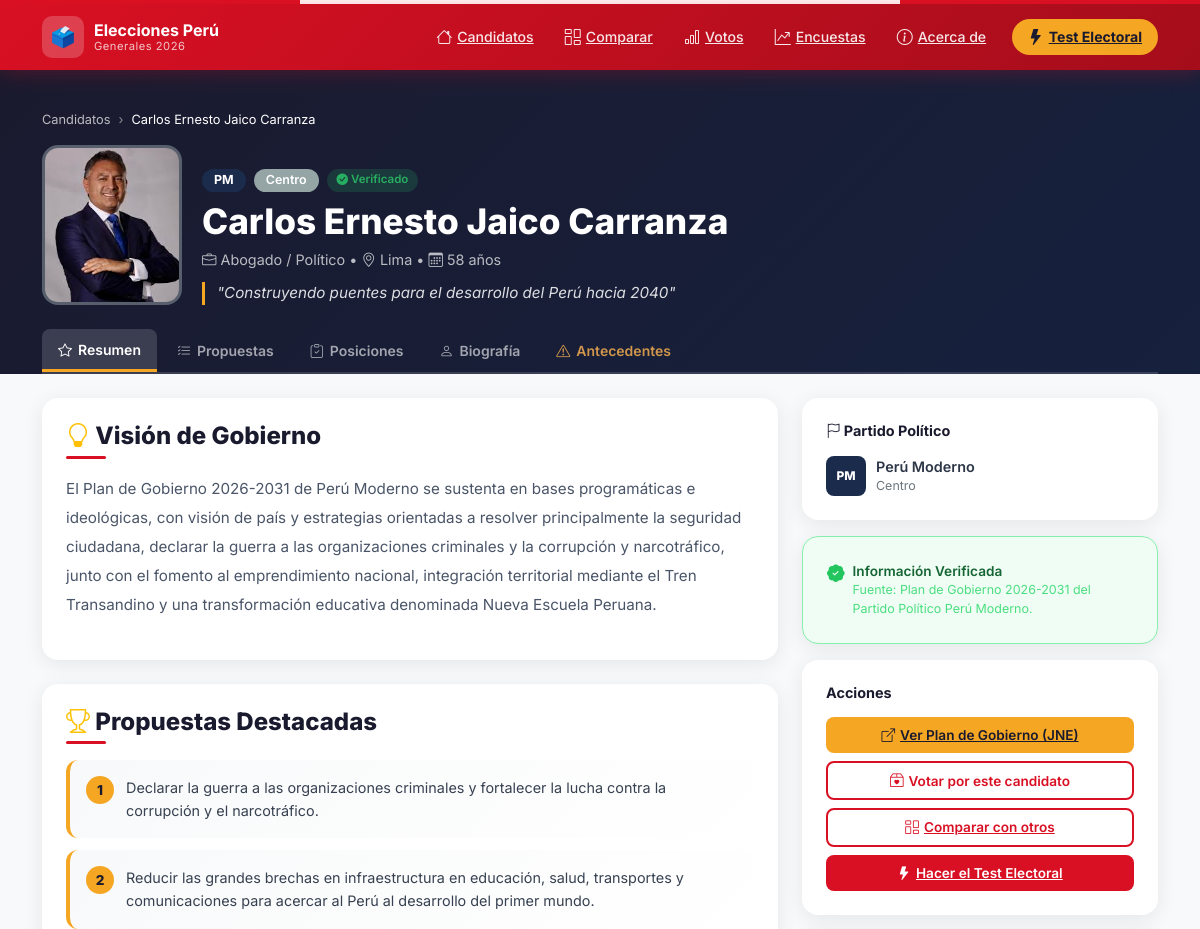
Before: /candidato/carlos-ernesto-jaico-carranza/ (upper part) with the older database file.
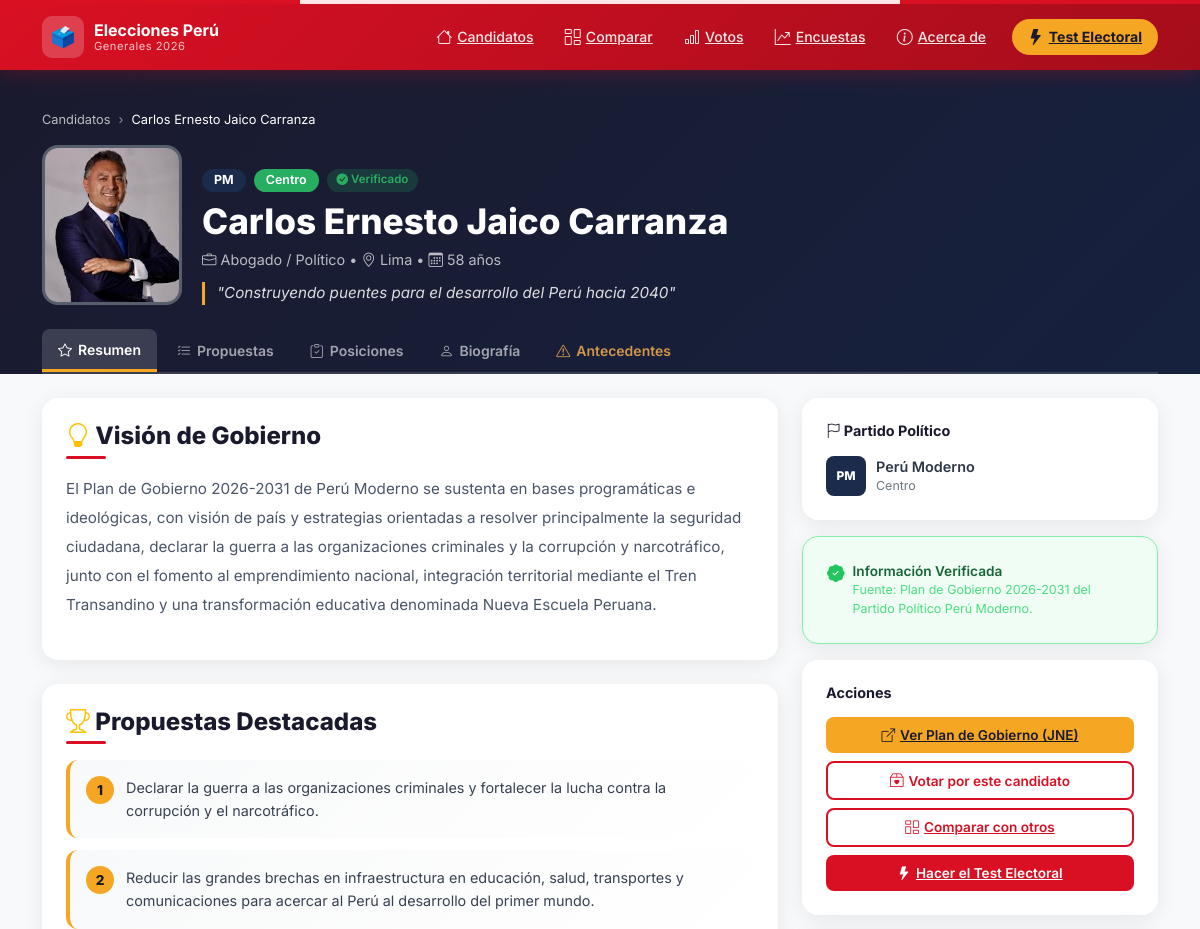
After: the same page with the newer database file.
### candidatos/models.py (models this page shows, shortened)
class Candidato(models.Model):
    POSICION_CHOICES = [
        ('izquierda', 'Izquierda'),
        ('centro_izquierda', 'Centro-Izquierda'),
        ('centro', 'Centro'),
        ('centro_derecha', 'Centro-Derecha'),
        ('derecha', 'Derecha'),
    ]
    nombre = models.CharField(max_length=200)
    slug = models.SlugField(max_length=200, unique=True, blank=True)
    partido = models.ForeignKey(Partido, on_delete=models.CASCADE, related_name='candidatos')
    foto = models.ImageField(upload_to='candidatos/', blank=True, null=True)
    foto_url = models.URLField(blank=True, help_text='URL de foto si no hay archivo subido')
    edad = models.IntegerField()
    region = models.CharField(max_length=100)
    profesion = models.CharField(max_length=200)
    posicion_politica = models.CharField(max_length=20, choices=POSICION_CHOICES, default='centro')
    posicion_politica_detalle = models.CharField(max_length=200, blank=True, help_text='Descripción detallada de la posición política')
    biografia = models.TextField()
    experiencia = models.TextField()
    antecedentes = models.TextField(blank=True, default='', help_text='Antecedentes legales o judiciales conocidos')
    lema = models.CharField(max_length=300, blank=True)
    es_destacado = models.BooleanField(default=False)
    link_plan_gobierno = models.URLField(blank=True, help_text='Link al PDF del plan de gobierno en JNE')
    resumen_propuestas = models.TextField(blank=True, help_text='Resumen general de las propuestas')
    propuestas_destacadas = models.JSONField(default=list, blank=True, help_text='Lista de propuestas destacadas')
    posicionamiento_issues = models.JSONField(default=dict, blank=True, help_text='Posición en temas clave como Asamblea Constituyente, Privatización, etc.')
    score_economia = models.IntegerField(default=5, help_text='1=Estado, 10=Libre mercado')
    score_seguridad = models.IntegerField(default=5, help_text='1=Derechos, 10=Mano dura')
    score_medio_ambiente = models.IntegerField(default=5, help_text='1=Conservador, 10=Progresista')
    score_educacion = models.IntegerField(default=5, help_text='1=Pública, 10=Privada')
    score_salud = models.IntegerField(default=5, help_text='1=Universal, 10=Privada')
    score_corrupcion = models.IntegerField(default=5, help_text='1=Investigado/StatusQuo, 10=AnticorrupcionRadical')
    score_descentralizacion = models.IntegerField(default=5, help_text='1=Centralista, 10=Federalista/Regionalista')
    ultima_actualizacion = models.DateField(auto_now=True)
    fuente_datos = models.CharField(max_length=200, default='Plan de Gobierno JNE 2026')
    verificado = models.BooleanField(default=False)
    orden = models.IntegerField(default=0)
    class Meta:
        verbose_name = 'Candidato'
        verbose_name_plural = 'Candidatos'
        ordering = ['orden', 'nombre']
    def get_foto(self):
        if self.foto:
            return self.foto.url
        if self.foto_url:
            return self.foto_url
        return None
    def posicion_label(self):
        return dict(self.POSICION_CHOICES).get(self.posicion_politica, '')
    def posicion_color(self):
        colors = {
            'izquierda': '#e74c3c',
            'centro_izquierda': '#e67e22',
            'centro': '#27ae60',
            'centro_derecha': '#2980b9',
            'derecha': '#8e44ad',
        }
        return colors.get(self.posicion_politica, '#95a5a6')

class Partido(models.Model):
    nombre = models.CharField(max_length=200)
    siglas = models.CharField(max_length=20)
    color_primario = models.CharField(max_length=7, default='#CC0000')
    color_secundario = models.CharField(max_length=7, default='#FFFFFF')
    logo = models.ImageField(upload_to='partidos/', blank=True, null=True)
    ideologia = models.CharField(max_length=100, blank=True)
    class Meta:
        verbose_name = 'Partido'
        verbose_name_plural = 'Partidos'
        ordering = ['nombre']

### candidatos/views.py (the view)
# urls.py: path('candidato/<slug:slug>/', views.candidato_detail, name='candidato_detail'),
def candidato_detail(request, slug):
    candidato = get_object_or_404(Candidato.objects.select_related('partido'), slug=slug)
    propuestas = candidato.propuestas.all()
    propuestas_por_tema = {}
    for p in propuestas:
        tema = p.get_tema_display()
        if tema not in propuestas_por_tema:
            propuestas_por_tema[tema] = []
        propuestas_por_tema[tema].append(p)
    otros_candidatos = Candidato.objects.exclude(id=candidato.id).select_related('partido')[:4]
    context = {
        'candidato': candidato,
        'propuestas_por_tema': propuestas_por_tema,
        'otros_candidatos': otros_candidatos,
    }
    return render(request, 'candidatos/candidato_detail.html', context)

### candidatos/templates/candidatos/candidato_detail.html (shortened to what the changed rows need)
{% extends 'candidatos/base.html' %}
{% load static %}
{% block content %}
<section style="background:linear-gradient(135deg,var(--dark),#16213e);padding:2.5rem 0 0;color:white">
    <div class="container">
        <nav aria-label="breadcrumb" class="mb-3">
            <ol class="breadcrumb breadcrumb-custom">
                <li class="breadcrumb-item"><a href="{% url 'candidatos:home' %}">Candidatos</a></li>
                <li class="breadcrumb-item active">{{ candidato.nombre }}</li>
            </ol>
        </nav>
        <div class="d-flex align-items-end hero-candidate-row" style="gap:1.25rem;flex-wrap:wrap">
            <div class="flex-shrink-0">
                <div class="hero-candidate-photo"
                    style="width:140px;height:160px;border-radius:16px;overflow:hidden;border:3px solid rgba(255,255,255,0.2);background:#2d3748;flex-shrink:0">
                    {% if candidato.get_foto %}
                    <img src="{{ candidato.get_foto }}" alt="{{ candidato.nombre }}"
                        style="width:100%;height:100%;object-fit:cover;object-position:top">
                    {% else %}
                    <div
                        style="width:100%;height:100%;display:flex;align-items:center;justify-content:center;font-size:60px;color:#4a5568">
                        <i class="bi bi-person-circle"></i>
                    </div>
                    {% endif %}
                </div>
            </div>
            <div class="flex-grow-1">
                <div class="d-flex flex-wrap gap-2 mb-2">
                    <span
                        style="background:{{ candidato.partido.color_primario }};color:white;border-radius:20px;padding:2px 12px;font-size:0.78rem;font-weight:700">
                        {{ candidato.partido.siglas }}
                    </span>
                    <span
                        style="background:{{ candidato.posicion_color }};color:white;border-radius:20px;padding:2px 12px;font-size:0.78rem;font-weight:600">
                        {% if candidato.posicion_label %}
                        {{ candidato.posicion_label }}
                        {% else %}
                        {{ candidato.posicion_politica|default:"(no informado)" }}
                        {% endif %}
                    </span>
                    {% if candidato.verificado %}
                    <span
                        style="background:rgba(39,174,96,0.2);color:#27ae60;border-radius:20px;padding:2px 10px;font-size:0.72rem;font-weight:600">
                        <i class="bi bi-check-circle-fill"></i> Verificado
                    </span>
                    {% endif %}
                </div>
                <h1 class="hero-candidate-name"
                    style="font-size:clamp(1.35rem,3vw,2.2rem);font-weight:800;margin-bottom:0.4rem">{{ candidato.nombre }}</h1>
                <div style="color:rgba(255,255,255,0.7);font-size:0.9rem;margin-bottom:0.75rem">
                    <i class="bi bi-briefcase"></i> {{ candidato.profesion }} &bull;
                    <i class="bi bi-geo-alt"></i> {{ candidato.region }} &bull;
                    <i class="bi bi-calendar3"></i> {{ candidato.edad }} años
                </div>
                {% if candidato.lema %}
                <p
                    style="font-style:italic;color:rgba(255,255,255,0.85);font-size:0.95rem;border-left:3px solid var(--gold);padding-left:0.75rem;max-width:500px;margin-bottom:0">
                    "{{ candidato.lema }}"
                </p>
                {% endif %}
            </div>
        </div>
    </div>
</section>
<div class="container py-4">
    <div class="row g-4">
        <div class="col-lg-8">
            <div id="content-resumen" class="tab-content-pane">
                {% if candidato.resumen_propuestas %}
                <div class="card-white mb-4">
                    <h3 class="section-title mb-3">
                        <i class="bi bi-lightbulb text-warning"></i> Visión de Gobierno
                    </h3>
                    <p style="line-height:1.9;color:#4a5568;font-size:0.95rem">{{ candidato.resumen_propuestas }}</p>
                </div>
                {% endif %}
            </div>
        </div>
        <div class="col-lg-4">
            <div class="card-white mb-3">
                <div style="display:flex;align-items:center;gap:10px">
                    <div
                        style="width:40px;height:40px;border-radius:8px;background:{{ candidato.partido.color_primario }};display:flex;align-items:center;justify-content:center;color:white;font-weight:800;font-size:0.75rem;flex-shrink:0">
                        {{ candidato.partido.siglas|slice:":2" }}
                    </div>
                    <div>
                        <div style="font-weight:600;font-size:0.9rem">{{ candidato.partido.nombre }}</div>
                        {% if candidato.partido.ideologia %}
                        <div style="font-size:0.78rem;color:var(--text-muted-custom)">{{ candidato.partido.ideologia }}
                        </div>
                        {% endif %}
                    </div>
                </div>
            </div>
            {% if candidato.fuente_datos or candidato.verificado %}
            <div class="card-white mb-3" style="background:#f0fdf4;border:1px solid #86efac">
                <div class="d-flex align-items-start gap-2">
                    <i class="bi bi-patch-check-fill" style="color:#22c55e;font-size:1.1rem"></i>
                    <div>
                        <div style="font-weight:600;font-size:0.85rem;color:#166534">Información Verificada</div>
                        <div style="font-size:0.78rem;color:#4ade80">Fuente: {{ candidato.fuente_datos }}</div>
                    </div>
                </div>
            </div>
            {% endif %}
        </div>
    </div>
</div>
<link rel="stylesheet" href="{% static 'css/candidato_detail.css' %}">
{% endblock %}

Changed rows visible on the page:
changed Candidato "Carlos Ernesto Jaico Carranza": posicion_label (not shown) → "Centro"; posicion_politica "Centro" → (not shown)
